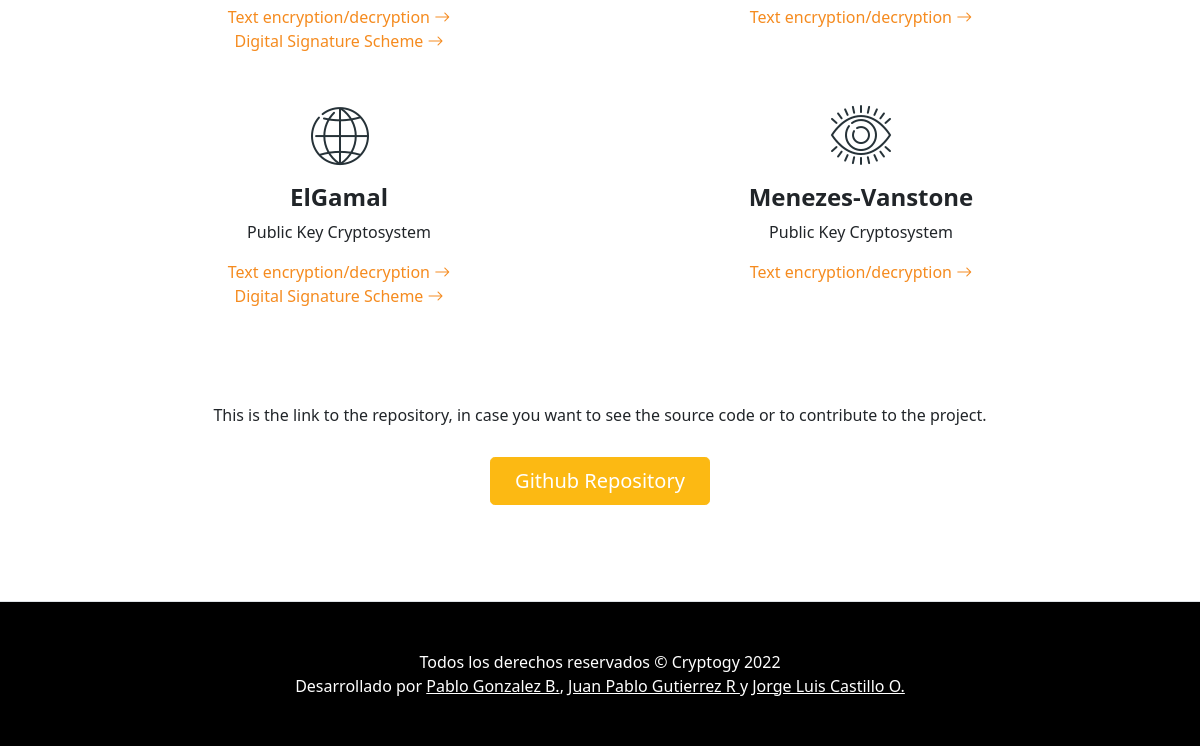
The app's page / (lower part), older data.
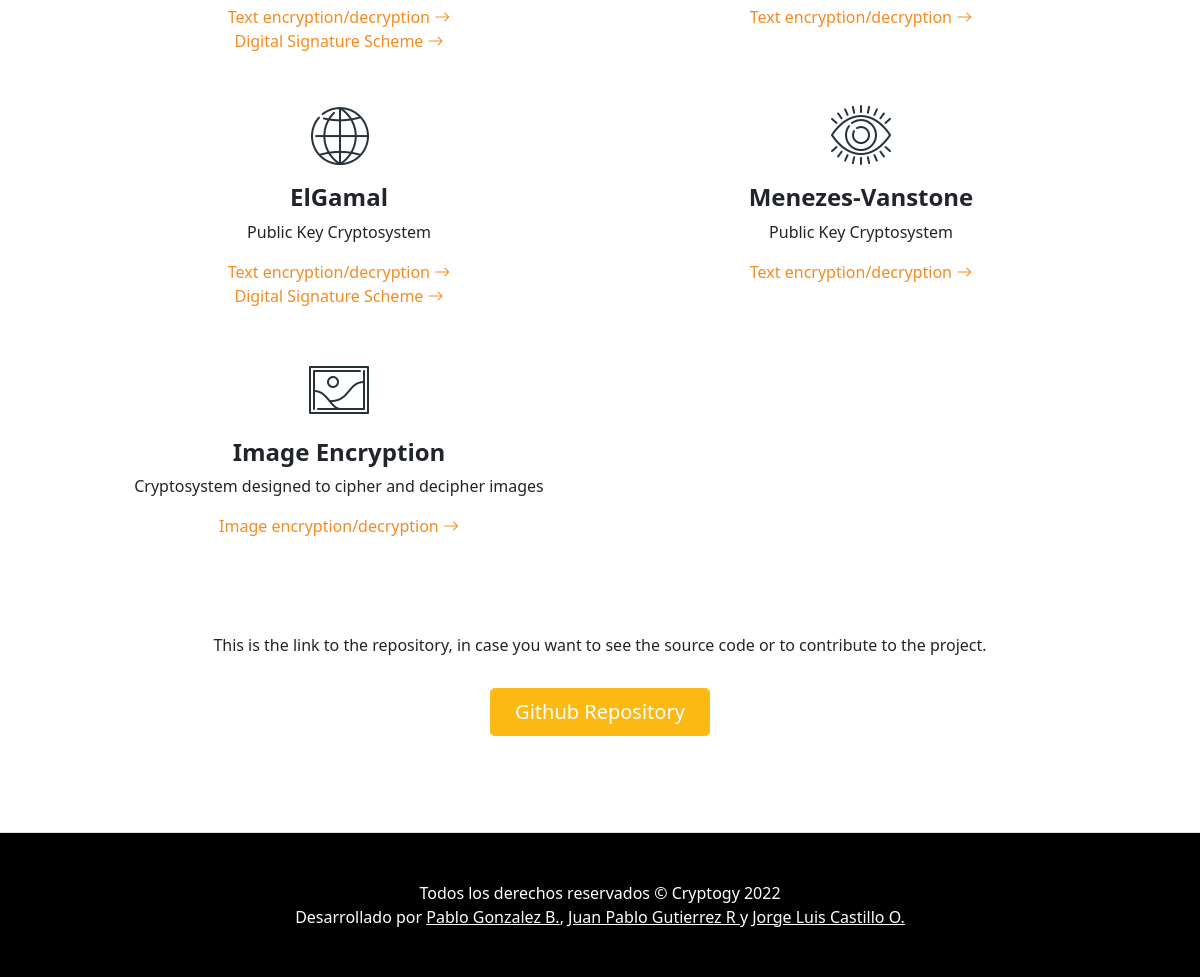
The same page, newer data.
### cryptogyapp/models.py (models this page shows, shortened)
class Cryptosystem(models.Model):
    icon = models.ImageField(default='/staticfiles/assets/default.jpg')
    name = models.CharField(max_length=200)
    desc = models.CharField(max_length=1200)

### cryptogyapp/views.py (the view)
# urls.py: path('', views.index, name='index'),
def index(request):
    cryptosystem_list = Cryptosystem.objects.all()
    template = loader.get_template('cryptogyapp/index.html')
    context = {
        'cryptosystem_list': cryptosystem_list
    }
    return HttpResponse(template.render(context, request))

### cryptogyapp/templates/cryptogyapp/index.html (shortened to what this page needs)
{% extends "cryptogyapp/base.html" %}
{% block content %}
<div class="container px-5 my-5">
    <br>
    <br>
    <br>
    <div class="row gx-5">
        {% if cryptosystem_list %}
            {% for cryptosystem in cryptosystem_list %}
                {% if cryptosystem.name in 'RSA, Rabin, ElGamal, Menezes-Vanstone' %}
                    <div id="cryptosystemBox" class="col-lg-6 mb-5 mb-lg-0">
                        <div class="feature bg-white bg-gradient text-white rounded-3 mb-3"><img src="{{ cryptosystem.icon.url }}"></img></div>
                        <h2 class="h4 fw-bolder">{{ cryptosystem.name }}</h2>
                        <p>{{ cryptosystem.desc }}</p>
                        {% if cryptosystem.name in 'RSA, ElGamal' %}
                        <a style="color:#F58B1F" class="text-decoration-none" href="/{{ cryptosystem.name }}/">
                            Text encryption/decryption
                            <i class="bi bi-arrow-right"></i>
                        </a>
                        <br>
                        <a style="color:#F58B1F" class="text-decoration-none" href="/{{ cryptosystem.name|add:'-DSS' }}/">
                            Digital Signature Scheme
                            <i class="bi bi-arrow-right"></i>
                        </a>
                        {% else %}
                        <a style="color:#F58B1F" class="text-decoration-none" href="/{{ cryptosystem.name }}/">
                            Text encryption/decryption
                            <i class="bi bi-arrow-right"></i>
                        </a>
                        {% endif %}
                    </div>
                {% elif cryptosystem.name == 'Image-Encryption' %}
                    <div id="cryptosystemBox" class="col-lg-6 mb-5 mb-lg-0">
                        <div class="feature bg-white bg-gradient text-white rounded-3 mb-3"><img src="{{ cryptosystem.icon.url }}"></img></div>
                        <h2 class="h4 fw-bolder">Image Encryption</h2>
                        <p>{{ cryptosystem.desc }}</p>
                        <a style="color:#F58B1F" class="text-decoration-none" href="/{{ cryptosystem.name }}/">
                            Image encryption/decryption
                            <i class="bi bi-arrow-right"></i>
                        </a>
                    </div>
                {% endif %}
            {% endfor %}
        {% else %}
            <p>No cryptosystems are available.</p>
        {% endif %}
    </div>
    <br>
    <br>
    <h6 style="text-align:center">This is the link to the repository, in case you want to see the source code or to contribute to the project.</h6>
    <br>
    <div class="d-grid gap-3 d-sm-flex justify-content-sm-center">
        <a class="btn btn-aux btn-lg px-4" href="https://github.com/pgonzalezb4/Cryptogy-Web-App-Django" target="_blank">Github Repository</a>
    </div>
</div>
{% endblock content %}

### cryptogyapp/templates/cryptogyapp/base.html (shortened to what this page needs)
<!DOCTYPE html>
<html lang="en">
    {% load static %}
    <head>
        <link href="https://cdn.jsdelivr.net/npm/bootstrap-icons@1.4.1/font/bootstrap-icons.css" rel="stylesheet" />
        <link href="{% static 'css/styles.css' %}" rel="stylesheet" />
    </head>
    <body>
        <section class="py-5 border-bottom">
            {% block content %}
            {% endblock content %}
        </section>
    </body>
    <footer class="py-5 bg-dark">
        <div class="container px-5"><p class="m-0 text-center text-white">Todos los derechos reservados &copy; Cryptogy 2022</p></div>
        <div class="container px-5"><p class="m-0 text-center text-white">Desarrollado por <a href="https://www.linkedin.com/in/pablo-gonzalez05/" class="text-white" target="_blank">Pablo Gonzalez B.</a>, <a href="https://www.linkedin.com/in/jgutierrezre/" class="text-white" target="_blank">Juan Pablo Gutierrez R </a> y <a href="https://www.linkedin.com/in/jorge-castillo-orduz-0aa404163/" class="text-white" target="_blank">Jorge Luis Castillo O.</a></p></div>
    </footer>
</html>

Row changes from the older to the newer data that the page shows:
added Cryptosystem: icon (picture), desc "Cryptosystem designed to cipher and decipher images"
